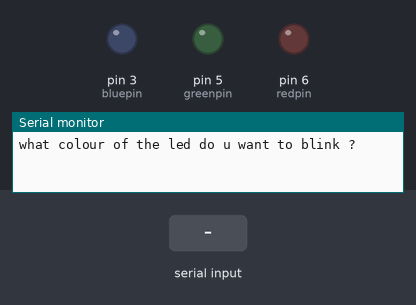
Bench run of a sketch on a simulated Arduino Uno, built with avr-gcc and run on an emulated ATmega328P. On the bench: output pins drawn as LEDs (lit = HIGH), the last lines printed to the serial monitor. The test bench sets the inputs (shaded band).

Above: at 1.2 s.
1.3 s: "RED" received over Serial
At 2.8 s:
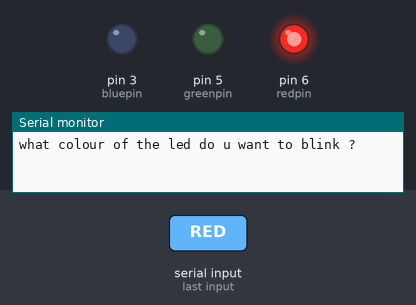
3.8 s: "GREEN" received over Serial
At 5.9 s:
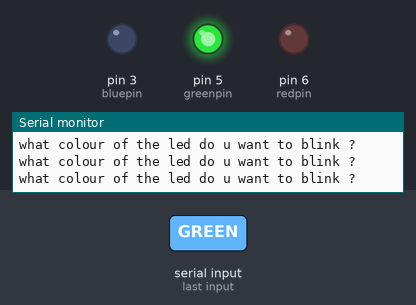
6.3 s: "BLUE" received over Serial
At 7.8 s:
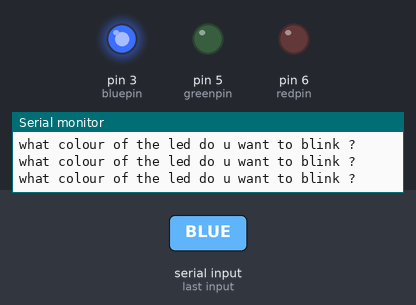
8.8 s: "red" received over Serial
At 10.9 s:
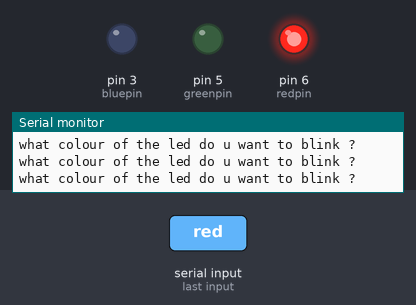
11.3 s: "green" received over Serial
At 12.8 s:
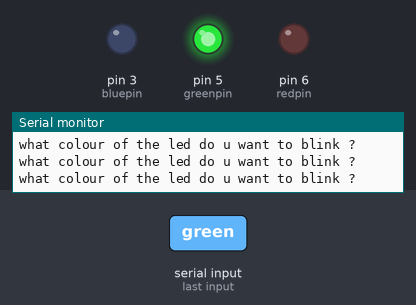
Timing chart, 0 to 14.3 s (numbered marks = the images above; inputs shaded):
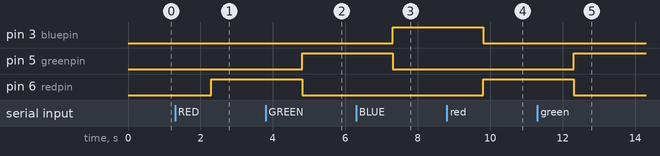

Measured:
- after the input at 1.3 s, pin 6 (redpin): LOW → HIGH after 1.0 s
- after the input at 3.8 s, pin 5 (greenpin): LOW → HIGH after 1.0 s; pin 6 (redpin): HIGH → LOW after 1.0 s
- after the input at 6.3 s, pin 3 (bluepin): LOW → HIGH after 1.0 s; pin 5 (greenpin): HIGH → LOW after 1.0 s
- after the input at 8.8 s, pin 3 (bluepin): HIGH → LOW after 1.0 s; pin 6 (redpin): LOW → HIGH after 1.0 s
- after the input at 11.3 s, pin 5 (greenpin): LOW → HIGH after 1.0 s; pin 6 (redpin): HIGH → LOW after 1.0 s

The sketch:

Multiple_Colour_LED.ino
```cpp
int redpin = 6;
int greenpin = 5;
int bluepin = 3;
String colour ;
String mycolour ;
int del1 = 500 ;
String msg = "what colour of the led do u want to blink ?";
void setup() {
Serial.begin(9600);
pinMode(redpin,OUTPUT);
pinMode(bluepin,OUTPUT);
pinMode(greenpin,OUTPUT);

}

void loop() {

 Serial.println(msg);
 while(Serial.available() == 0){}
colour = Serial.readString();
colour.trim();
digitalWrite(redpin, LOW);
digitalWrite(greenpin, LOW);
digitalWrite(bluepin, LOW);
if(colour == "RED" or colour == "red" or colour == "Red"){
digitalWrite(redpin,HIGH);
}
if(colour == "GREEN" or colour == "green" or colour == "Green"){
digitalWrite(greenpin,HIGH);
}
if(colour == "BLUE" or colour == "blue" or colour == "Blue"){
digitalWrite(bluepin,HIGH);}
if(colour == "OFF" or colour == "off" or colour == "Off"){
digitalWrite(redpin,LOW);
digitalWrite(bluepin,LOW);
digitalWrite(greenpin,LOW);}

if(colour == "AQUA" or colour == "aqua" or colour == "Aqua"){
digitalWrite(redpin,LOW);
analogWrite(bluepin,85);
analogWrite(greenpin,255);}

if(colour == "ORANGE" or colour == "orange" or colour == "Orange"){
analogWrite(redpin, 255);
analogWrite(greenpin, 65);
analogWrite(bluepin, 0);}

if(colour == "YELLOW" or colour == "yellow" or colour == "Yellow"){
analogWrite(redpin, 255);
analogWrite(greenpin, 255);
analogWrite(bluepin, 0);}


if(colour == "FUSIYA" or colour == "fusiya" or colour == "Fusiya"){
analogWrite(redpin, 255);
analogWrite(greenpin, 0);
analogWrite(bluepin, 255);}

if(colour == "MAGENTA" or colour == "magenta" or colour == "Magenta"){
analogWrite(redpin, 255);
analogWrite(greenpin, 0);
analogWrite(bluepin, 255);}

if(colour == "CYAN" or colour == "cyan" or colour == "Cyan"){
analogWrite(redpin, 0);
analogWrite(greenpin, 255);
analogWrite(bluepin, 255);}

delay(del1);
}
```
